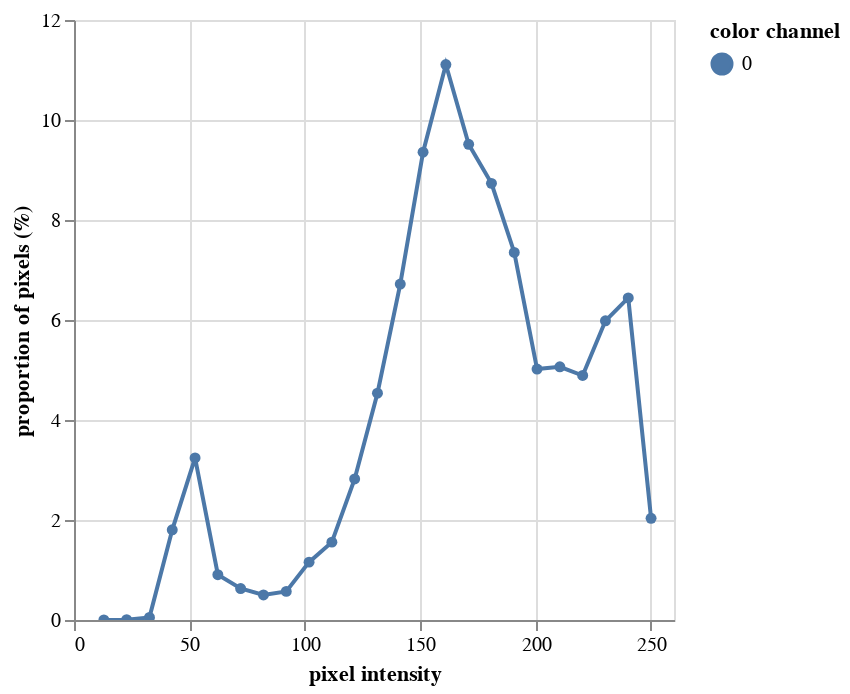

This figure's notebook cell:
### Code cell
hist_a = pcv.visualize.histogram(img=k, bins=25)

### Figure 1 — Vega-Lite specification as saved in the notebook (floating-point values rounded to 4 significant figures)
{"config": {"view": {"continuousWidth": 300, "continuousHeight": 300}}, "data": {"name": "data-5d03551457ccac381091a604da576a59"}, "mark": {"type": "line", "point": true}, "encoding": {"color": {"field": "color channel", "type": "nominal"}, "tooltip": [{"field": "pixel intensity", "type": "quantitative"}, {"field": "proportion of pixels (%)", "type": "quantitative"}], "x": {"field": "pixel intensity", "type": "quantitative"}, "y": {"field": "proportion of pixels (%)", "type": "quantitative"}}, "params": [{"name": "param_1", "select": {"type": "interval", "encodings": ["x", "y"]}, "bind": "scales"}], "$schema": "https://vega.github.io/schema/vega-lite/v5.20.1.json", "datasets": {"data-5d03551457ccac381091a604da576a59": [{"pixel intensity": 12.94, "proportion of pixels (%)": 0.0005908, "hist_count": 49, "color channel": "0"}, {"pixel intensity": 22.82, "proportion of pixels (%)": 0.005052, "hist_count": 419, "color channel": "0"}, {"pixel intensity": 32.7, "proportion of pixels (%)": 0.05243, "hist_count": 4349, "color channel": "0"}, {"pixel intensity": 42.58, "proportion of pixels (%)": 1.804, "hist_count": 149617, "color channel": "0"}, {"pixel intensity": 52.46, "proportion of pixels (%)": 3.241, "hist_count": 268852, "color channel": "0"}, {"pixel intensity": 62.34, "proportion of pixels (%)": 0.906, "hist_count": 75149, "color channel": "0"}, {"pixel intensity": 72.22, "proportion of pixels (%)": 0.6297, "hist_count": 52231, "color channel": "0"}, {"pixel intensity": 82.1, "proportion of pixels (%)": 0.5013, "hist_count": 41580, "color channel": "0"}, {"pixel intensity": 91.98, "proportion of pixels (%)": 0.5724, "hist_count": 47480, "color channel": "0"}, {"pixel intensity": 101.9, "proportion of pixels (%)": 1.157, "hist_count": 95978, "color channel": "0"}, {"pixel intensity": 111.7, "proportion of pixels (%)": 1.557, "hist_count": 129169, "color channel": "0"}, {"pixel intensity": 121.6, "proportion of pixels (%)": 2.822, "hist_count": 234046, "color channel": "0"}, {"pixel intensity": 131.5, "proportion of pixels (%)": 4.537, "hist_count": 376278, "color channel": "0"}, {"pixel intensity": 141.4, "proportion of pixels (%)": 6.718, "hist_count": 557227, "color channel": "0"}, {"pixel intensity": 151.3, "proportion of pixels (%)": 9.356, "hist_count": 776003, "color channel": "0"}, {"pixel intensity": 161.1, "proportion of pixels (%)": 11.11, "hist_count": 921474, "color channel": "0"}, {"pixel intensity": 171.0, "proportion of pixels (%)": 9.514, "hist_count": 789147, "color channel": "0"}, {"pixel intensity": 180.9, "proportion of pixels (%)": 8.733, "hist_count": 724333, "color channel": "0"}, {"pixel intensity": 190.8, "proportion of pixels (%)": 7.35, "hist_count": 609664, "color channel": "0"}, {"pixel intensity": 200.7, "proportion of pixels (%)": 5.019, "hist_count": 416269, "color channel": "0"}, {"pixel intensity": 210.5, "proportion of pixels (%)": 5.064, "hist_count": 420057, "color channel": "0"}, {"pixel intensity": 220.4, "proportion of pixels (%)": 4.89, "hist_count": 405602, "color channel": "0"}, {"pixel intensity": 230.3, "proportion of pixels (%)": 5.984, "hist_count": 496349, "color channel": "0"}, {"pixel intensity": 240.2, "proportion of pixels (%)": 6.442, "hist_count": 534355, "color channel": "0"}, {"pixel intensity": 250.1, "proportion of pixels (%)": 2.034, "hist_count": 168723, "color channel": "0"}]}}
